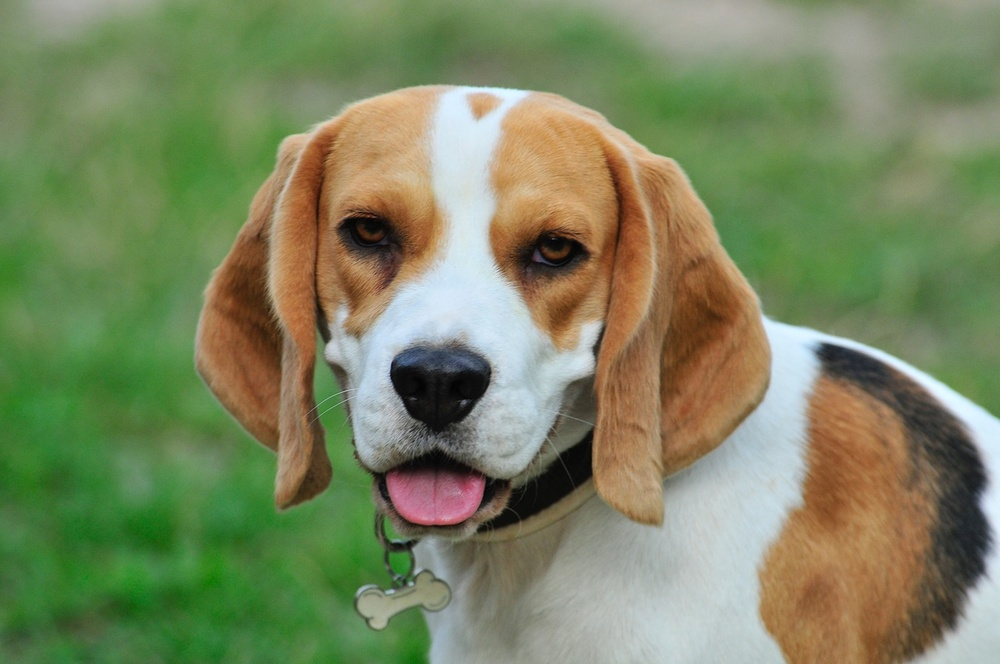
#> input picture pet.jpg, 1000 x 664 px, shrunk from 1280 x 850 before the run
$ jupyter execute 'Lab6- Histograms.ipynb'
#> lines starting #> are read from the running program, lines starting #| are printed output that depends on the picture
# Histogram
A histogram is a graphical display of data using bars of different heights.
In a histogram, each bar groups numbers into ranges.
Taller bars show that more data falls in that range.
A histogram displays the shape and spread of continuous sample data.

[cell 1]
import cv2
import numpy as np
import matplotlib.pyplot as plt
from PIL import Image, ImageOps

[cell 2]
image= cv2.imread('pet.jpg')
#> image is the input picture: shape (664, 1000, 3); mean B, G, R 96.2, 133.5, 123.2
hist=cv2.calcHist([image],[0],None,[256],[0,256])
#> hist = 256 values, max 9827 at index 78, min 23 at index 1, mean 2593.8
plt.hist(image.ravel(),256,[0,256]);  # image.ravel()=Return a contiguous flattened array.
plt.show()
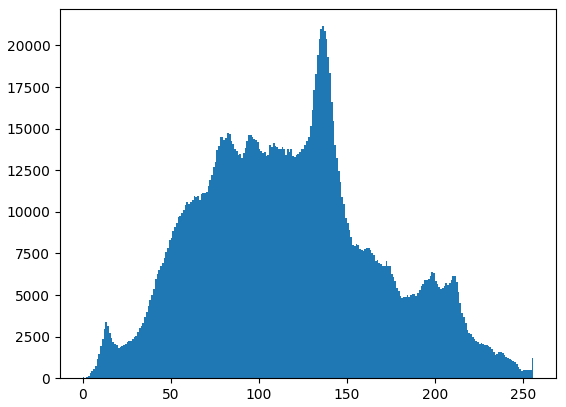
#> figure drawn by matplotlib, 1 panel; tallest bar 21160 high, from x = 136 to 137

# Plotting separate histograms for each color layer

[cell 3]
c=('b','g','r')
for i ,col in enumerate(c):
    hist2=cv2.calcHist([image],[i],None,[256],[0,256])
    plt.plot(hist2,color= col)
    plt.xlim([0,256])
    plt.show()
#> this loop made 3 passes
#> pass 1, `plt.show()`:
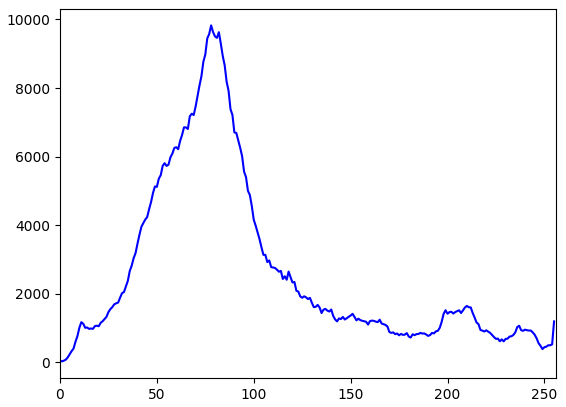
#> figure drawn by matplotlib, 1 panel; curve peaks at x = 78, y = 9827
#> pass 2, `plt.show()`:
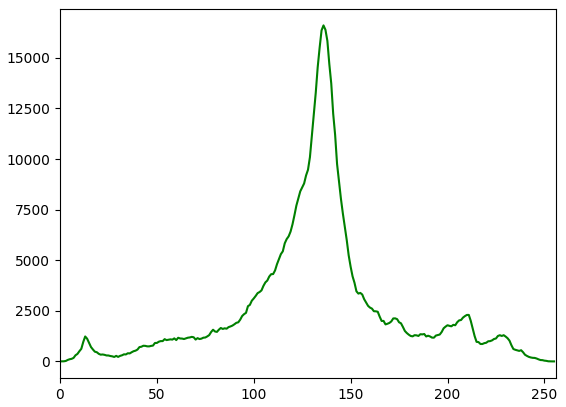
#> figure drawn by matplotlib, 1 panel; curve peaks at x = 136, y = 16607
